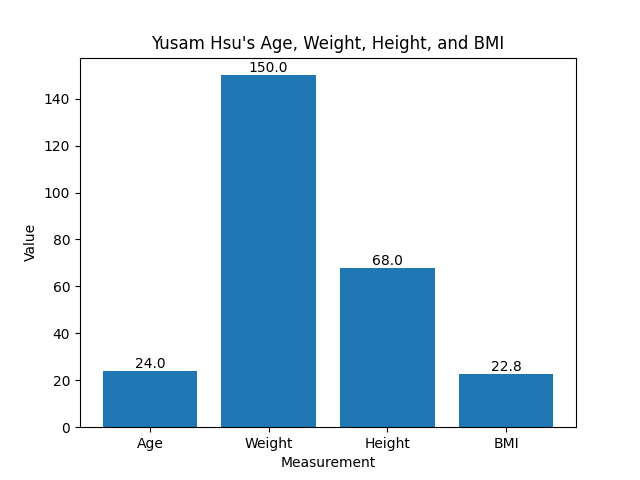

Write Python code to recreate this figure.
import pandas as pd 
import matplotlib.pyplot as plt
from matplotlib.backends.backend_agg import FigureCanvasAgg as FigureCanvas
from io import BytesIO
import base64
from flask import Flask, render_template
def draw(name,age,weight,height):
    path = 'plot.png'
    bmi = weight/height/height*703
    bmi = round(bmi,2)
    # Create a bar chart of the user's age, weight, height, and BMI
    labels = ['Age', 'Weight', 'Height', 'BMI']
    values = [age, weight, height, bmi]

    plt.bar(labels, values)

    # Add axis labels and title
    plt.xlabel('Measurement')
    plt.ylabel('Value')
    plt.title(f"{name}'s Age, Weight, Height, and BMI")
    # Add labels to the bars
    for i in range(len(labels)):
        plt.text(x=i, y=values[i], s=values[i], ha='center', va='bottom')
    plt.savefig(path, format='png')
    plt.close()
    return path

